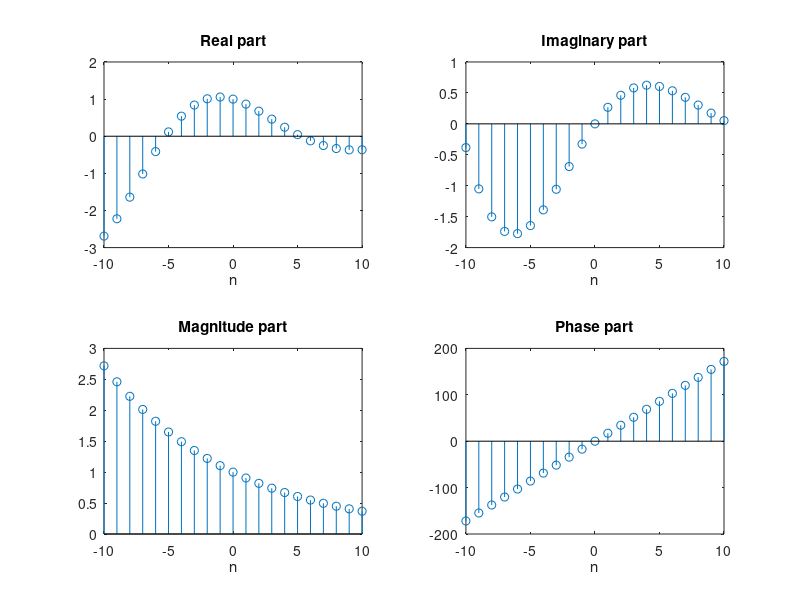

Reproduce this figure in MATLAB.
n=[-10:1:10]; alpha = -0.1+0.3j;
x = exp(alpha*n);
subplot(2,2,1); stem(n, real(x)); title('Real part'); xlabel('n');
subplot(2,2,2); stem(n, imag(x)); title('Imaginary part'); xlabel('n');
subplot(2,2,3); stem(n, abs(x)); title('Magnitude part'); xlabel('n');
subplot(2,2,4); stem(n, (180/pi)*angle(x)); title('Phase part'); xlabel('n');
